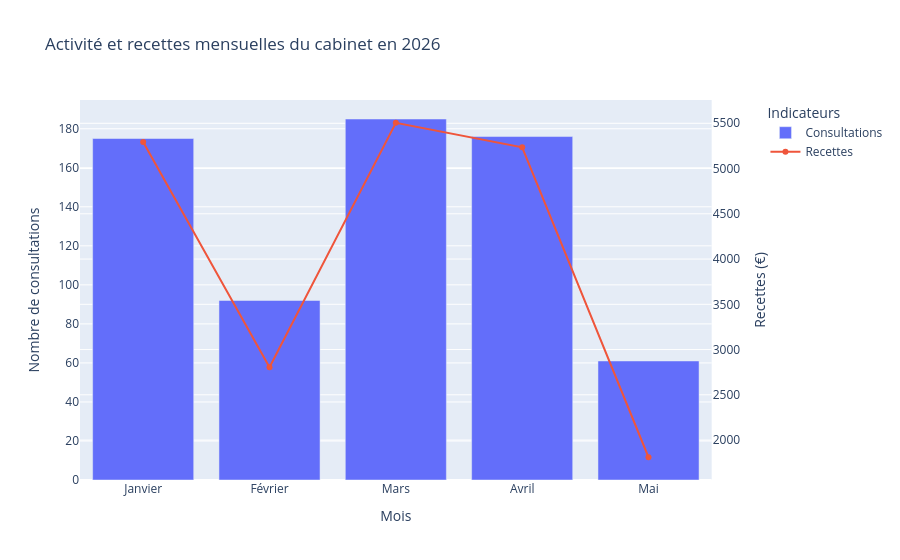

The code cell stored with this chart in its notebook:
### Code cell
# Visualisation mensuelle activité / recettes
plot_activite_recettes(activite_mensuelle_2026, 2026)

### Figure 1 — Plotly figure (JSON) as saved in the notebook; plotly's stock layout.template omitted (floating-point values rounded to 4 significant figures)
{"data": [{"name": "Consultations", "type": "bar", "x": ["Janvier", "Février", "Mars", "Avril", "Mai"], "xaxis": "x", "y": [175.0, 92.0, 185.0, 176.0, 61.0], "yaxis": "y"}, {"mode": "lines+markers", "name": "Recettes", "type": "scatter", "x": ["Janvier", "Février", "Mars", "Avril", "Mai"], "xaxis": "x", "y": [5293.0, 2805.0, 5506.0, 5235.0, 1810.0], "yaxis": "y2"}], "layout": {"legend": {"title": {"text": "Indicateurs"}}, "title": {"text": "Activité et recettes mensuelles du cabinet en 2026"}, "xaxis": {"anchor": "y", "domain": [0, 0.94], "title": {"text": "Mois"}}, "yaxis": {"anchor": "x", "domain": [0, 1], "title": {"text": "Nombre de consultations"}}, "yaxis2": {"anchor": "x", "overlaying": "y", "side": "right", "title": {"text": "Recettes (€)"}}}}
